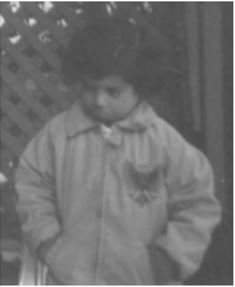
#> input picture imgs/baby.JPG, 235 x 287 px, given in place of the camera
$ python laplacian.py   (older library calls are emulated)
#> lines starting #> are read from the running program, lines starting #| are printed output that depends on the picture; after the words box and inside, x2 and y2 are one past the last pixel; in counts of white or black regions, pixels touching at a corner belong together
import cv2
import numpy as np

img = cv2.imread('./imgs/lena.png')

cam = cv2.VideoCapture(0)

while True:
    ret, frame = cam.read()
#> frame is the input picture: shape (287, 235, 3); min 66, max 255, mean 112.1
    canny = cv2.Canny(frame, 100, 150)
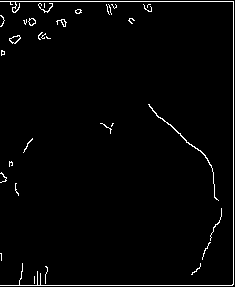
#> canny: shape (287, 235); 2.3% white in thin lines or dots
    sobel = cv2.Sobel(frame, cv2.CV_64F, 1, 0, ksize=5)
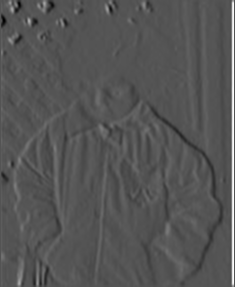
#> sobel: shape (287, 235, 3) float64; min -3839, max 7750, mean 54.1; drawn with min black and max white
    Laplacian=cv2.Laplacian(frame, cv2.CV_64F)
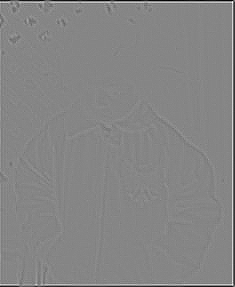
#> Laplacian: shape (287, 235, 3) float64; min -207, max 187, mean -0.8; drawn with min black and max white


    cv2.imshow('Canny', canny)
    cv2.imshow('Laplacian', Laplacian)
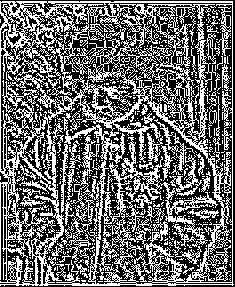
#> window 'Laplacian': shape (287, 235, 3); 42% white in thin lines or dots
    cv2.imshow('Sobel', sobel)
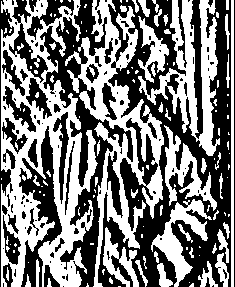
#> window 'Sobel': shape (287, 235, 3); 48.3% white; 134 white regions (86 under 20 px), largest, box (x1, y1, x2, y2) and area: (1, 0, 98, 287) 12098, (65, 0, 164, 287) 7637, (138, 0, 220, 156) 4337
    waitkey=cv2.waitKey(5)
#> (key q is pressed here)

    if(waitkey==ord('q')):

        break

cam.release()
cv2.destroyAllWindows()

# cany = cv2.Laplacian(img, cv2.CV_64F)
# sobal = cv2.Sobel(img, cv2.CV_64F, 0, 1, ksize=3) #odd number 3,5, 7,9...
#
#

# cv2.imshow('Edge', sobal)

$ run again, on imgs/bright.jpg
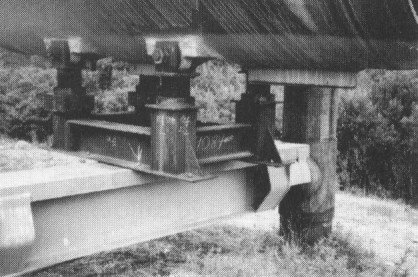
#> input picture imgs/bright.jpg, 418 x 277 px, given in place of the camera
#> frame is the input picture: shape (277, 418, 3); min 38, max 253, mean 123.2
#> `canny = cv2.Canny(frame, 100, 150)`:
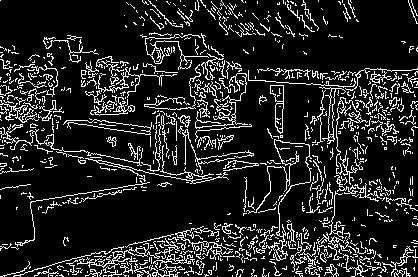
#> canny: shape (277, 418); 13.7% white in thin lines or dots
#> `cv2.imshow('Sobel', sobel)`:
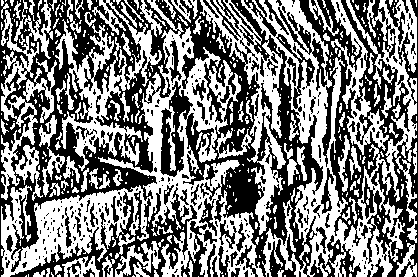
#> window 'Sobel': shape (277, 418, 3); 49.2% white; 397 white regions (291 under 20 px), largest, box (x1, y1, x2, y2) and area: (200, 0, 417, 277) 18798, (1, 0, 264, 277) 17297, (55, 0, 162, 171) 5236

$ run again, on imgs/dark.jpg
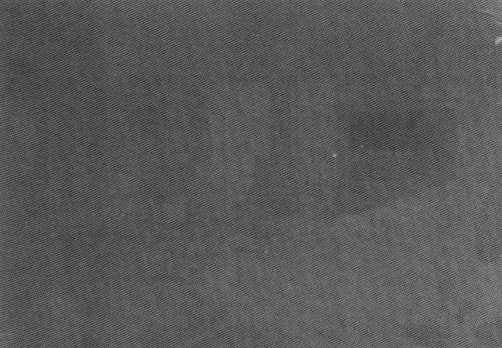
#> input picture imgs/dark.jpg, 502 x 348 px, given in place of the camera
#> frame is the input picture: shape (348, 502, 3); min 35, max 185, mean 89
#> `canny = cv2.Canny(frame, 100, 150)`:
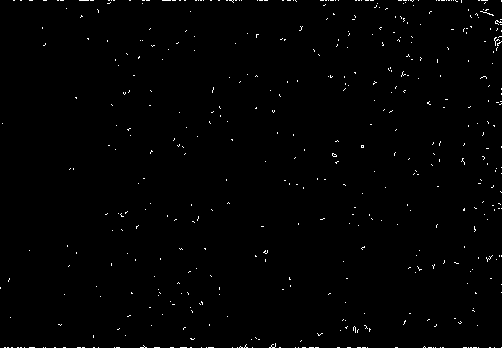
#> canny: shape (348, 502); 0.77% white in thin lines or dots
#> `cv2.imshow('Sobel', sobel)`:
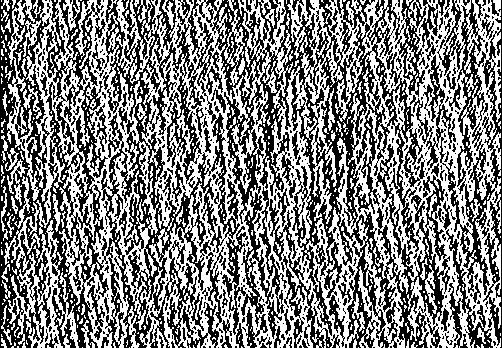
#> window 'Sobel': shape (348, 502, 3); 50.4% white; black in thin lines or dots
